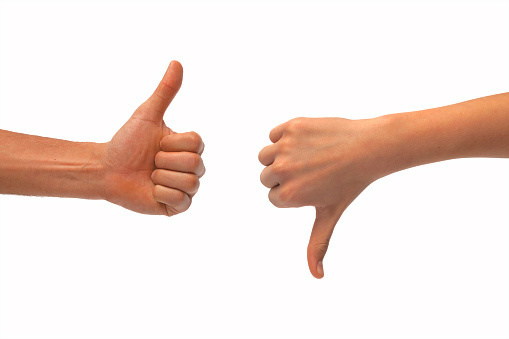
#> input picture 查找轮廓和特征/images/thumbs_up_down.jpg, 509 x 339 px
$ jupyter execute 'Contour detection and features.ipynb'   (shell and % lines are left out)
#> lines starting #> are read from the running program, lines starting #| are printed output that depends on the picture; after the words box and inside, x2 and y2 are one past the last pixel; in counts of white or black regions, pixels touching at a corner belong together; long printed decimals are rounded
[cell 1]
import numpy as np
import matplotlib.pyplot as plt
import cv2


image = cv2.imread('images/thumbs_up_down.jpg')
#> image is the input picture: shape (339, 509, 3); mean B, G, R 221.7, 227.3, 242.6

image = cv2.cvtColor(image, cv2.COLOR_BGR2RGB)

plt.imshow(image)

print(cv2.__version__)

[cell 2]
# 转为灰度图
gray = cv2.cvtColor(image, cv2.COLOR_RGB2GRAY)
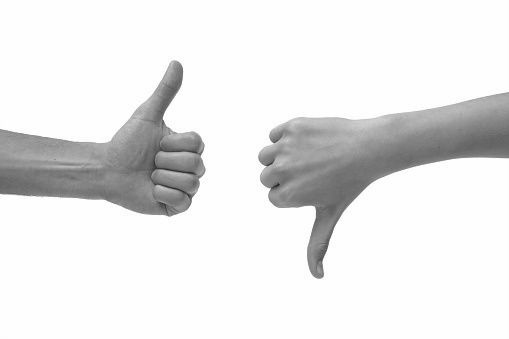
#> gray: shape (339, 509); min 32, max 255, mean 231.4

# 转为二值图
retval, binary = cv2.threshold(gray, 225, 255, cv2.THRESH_BINARY_INV)
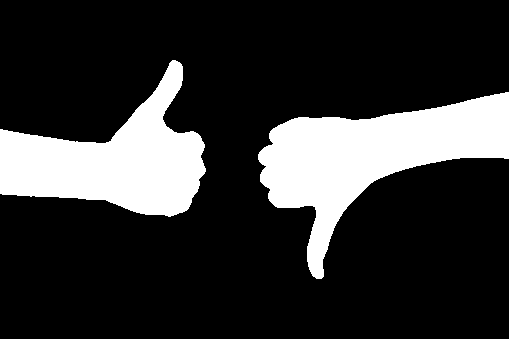
#> binary: shape (339, 509); 19.8% white; 2 white regions
plt.imshow(binary, cmap='gray')

### 查找并绘出轮廓

[cell 3]
# Find contours from thresholded, binary image
result = cv2.findContours(binary, cv2.RETR_TREE, cv2.CHAIN_APPROX_SIMPLE)
#> result = 2 contours; box (x1, y1, x2, y2) and area: (258, 92, 509, 279) 18140, (0, 60, 206, 217) 15366

contours, hierarchy = cv2.findContours(binary, cv2.RETR_TREE, cv2.CHAIN_APPROX_SIMPLE)
#> contours has the same summary as result

# Draw all contours on a copy of the original image
contours_image = np.copy(image)
contours_image = cv2.drawContours(contours_image, contours, -1, (0,255,0), 3)
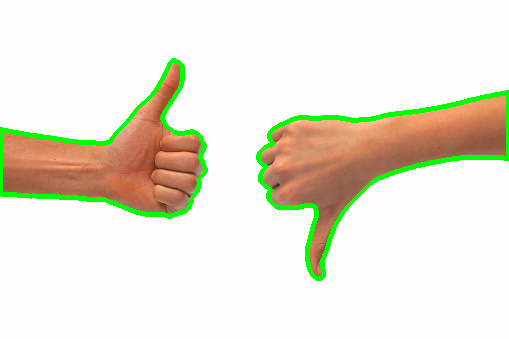
#> contours_image: shape (339, 509, 3); mean R, G, B 234.3, 230.1, 215.5

plt.imshow(contours_image)

[cell 4]
## TODO: Complete this function so that
## it returns the orientations of a list of contours
## The list should be in the same order as the contours
## i.e. the first angle should be the orientation of the first contour
def orientations(contours):
    """
    Orientation
    :param contours: a list of contours
    :return: angles, the orientations of the contours
    """

    # Create an empty list to store the angles in
    # Tip: Use angles.append(value) to add values to this list
    angles = []

    for contour in contours:
        (x,y), (MA,ma), angle = cv2.fitEllipse(contour)
        angles.append(angle)
    return angles


# ---------------------------------------------------------- #
# Print out the orientation values
angles = orientations(contours)
#> the loop in orientations, `for contour in contours:` made 2 passes
#> (x, y, MA, ma, angle) on passes 1 to 2: (355.8, 165.5, 142.2, 254.6, 61.36), (119.2, 147.6, 152.1, 191.4, 82.28)
#> after the loop in orientations, `for contour in contours:`: angles = [61.36, 82.28]
#> angles = [61.36, 82.28]
print('Angles of each contour (in degrees): ' + str(angles))
#| Angles of each contour (in degrees): [61.358, 82.276]

[cell 5]
## TODO: Complete this function so that
## it returns a new, cropped version of the original image
def left_hand_crop(image, selected_contour):
    """
    Left hand crop
    :param image: the original image
    :param selectec_contour: the contour that will be used for cropping
    :return: cropped_image, the cropped image around the left hand
    """

    cropped_image = np.copy(image)
    x,y,w,h = cv2.boundingRect(selected_contour)

    # 划线
    cropped_image = cv2.rectangle(cropped_image, (x,y), (x+w,y+h), (200,0,200),2)
    # 剪切
    cropped_image = cropped_image[y:y+h,x:x+w]

    return cropped_image


## Replace this value
selected_contour = contours[1]
#> selected_contour = contour of 245 points, box (x1, y1, x2, y2) (0, 60, 206, 217), area 15366

if(selected_contour is not None):
    cropped_image = left_hand_crop(image, selected_contour)
#> in left_hand_crop, `x,y,w,h = cv2.boundingRect(selected_contour)`: x = 0; y = 60; w = 206; h = 157
#> in left_hand_crop, `cropped_image = cv2.rectangle(cropped_image, (x,y), (x+w,y+h), (200,0,..`:
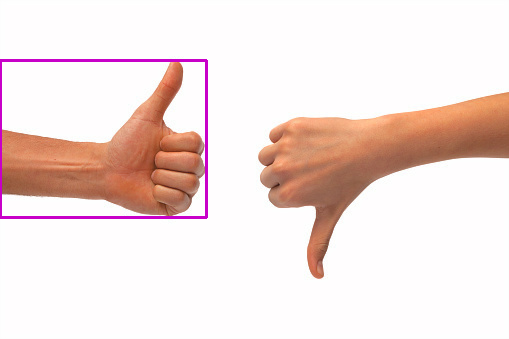
#> cropped_image: shape (339, 509, 3); mean R, G, B 242, 224.5, 221.2
#> in left_hand_crop, `cropped_image = cropped_image[y:y+h,x:x+w]`:
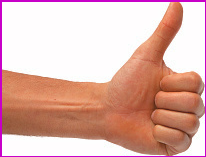
#> cropped_image: shape (157, 206, 3); mean R, G, B 223.2, 180.2, 172.3
    plt.imshow(cropped_image)
